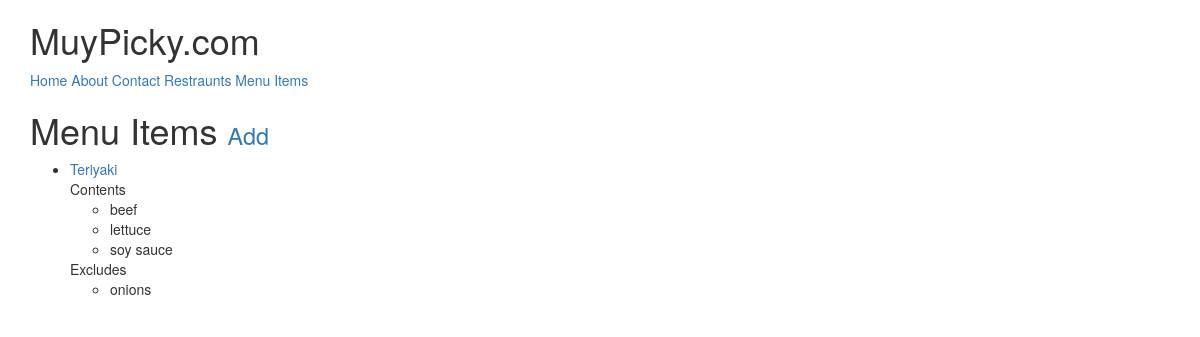
The app's page /items/ (signed in) with its own data.
### menus/models.py (models this page shows, shortened)
class Item(models.Model):
	user 				= models.ForeignKey(settings.AUTH_USER_MODEL)
	restraunt 			= models.ForeignKey(RestrauntLocation)
	name				= models.CharField(max_length=120)
	contents			= models.TextField(help_text='Separate each item by comma')
	excludes			= models.TextField(blank=True, null=True, help_text='Separate each item by comma')
	public				= models.BooleanField(default=True)
	timestamp           = models.DateTimeField(auto_now_add=True)
	updated             = models.DateTimeField(auto_now=True)
	def get_absolute_url(self):
		return reverse('menus:detail', kwargs={'pk': self.pk})
	class Meta:
		ordering = ['-updated', '-timestamp']
	def get_contents(self):
		return self.contents.split(",")
	def get_excludes(self):
		return self.excludes.split(",")

### menus/views.py (the view)
# urls.py: url(r'$', ItemListView.as_view(), name='list'),
class ItemListView(LoginRequiredMixin, ListView):
	def get_queryset(self):
		return Item.objects.filter(user=self.request.user)

### menus/templates/menus/item_list.html (shortened to what this page needs)
{% extends "base.html" %}
{% block content %}
<h1>Menu Items <small><a href='{% url "menus:create" %}'>Add</a></small></h1>
<ul>
{% for obj in object_list %}
	<li><a href='{{ obj.get_absolute_url }}'>{{ obj.name }}</a><br/>
		{% if obj.contents %}
		Contents
		<ul>
			{% for item in obj.get_contents %}
			<li>{{ item }}</li>
			{% endfor %}
		</ul>
		{% endif %}
		{% if obj.excludes %}
		Excludes
		<ul>
			{% for item in obj.get_excludes %}
			<li>{{ item }}</li>
			{% endfor %}
		</ul>
		{% endif %}
	</li>
	{% empty %}
	<li><a href='{% url "menus:create" %}'>Add</a></li>
{% endfor %}
</ul>
{% endblock %}

### records on screen
Item: name "Teriyaki", get_contents "beef" "lettuce" "soy sauce", get_excludes "onions"
